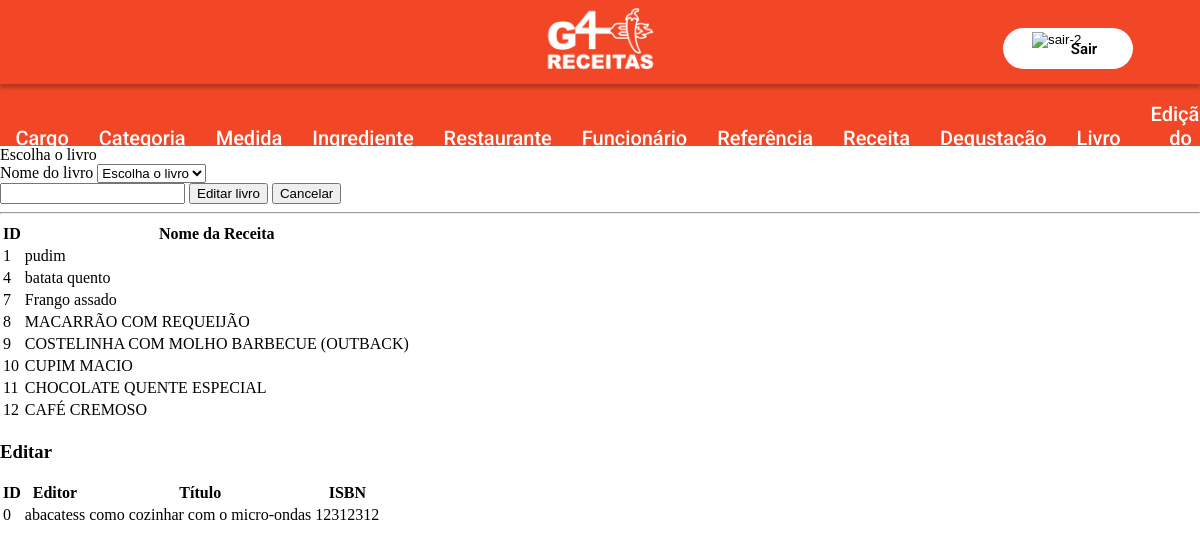
Page /edicao_livro/index.php on the committed database.
### tables this page shows
CREATE TABLE `g4_receita` (
  `id_Receita` int(11) NOT NULL,
  `nome` varchar(45) NOT NULL,
  `data_criacao` date NOT NULL,
  `modo_preparo` varchar(400) NOT NULL,
  `qtde_porcao` decimal(3,1) NOT NULL,
  `id_Categoria` int(11) NOT NULL,
  `id_Funcionario` int(11) NOT NULL
);

CREATE TABLE `g4_livro` (
  `id_Livro` int(11) NOT NULL,
  `titulo` varchar(45) NOT NULL,
  `isbn` int(13) NOT NULL,
  `editor` varchar(45) NOT NULL
);

### edicao_livro/index.php (the view, shortened to what this page needs)
<!DOCTYPE html>
<html lang="pt-br">
<head>
</head>
<?php
include('../model/conexao.php');
include ('../includes/header.php');
if($_SERVER['REQUEST_METHOD'] == 'POST'){
    $id_Livro = filter_input(INPUT_POST,'id_Livro');
    $titulo = filter_input(INPUT_POST,'titulo');
    $editor = filter_input(INPUT_POST,'editor');
    $isbn = filter_input(INPUT_POST,'isbn');
} else if (!isset($id_Livro)){
    $id_Livro = (isset($_GET["id_Livro"]) && $_GET["id_Livro"] != null) ? $_GET["id_Livro"] : "";
}
?>
<body>
    <span>Escolha o livro</span>
    <form action="?act=save" method="POST" name="form" class="" >
        <label for="titulo" >Nome do livro</label>
        <select id="titulo" name="titulo">
            <option>Escolha o livro </option>
        </select>
        <input>
        <button type="submit" class = "">Editar livro</button>
        <button type="reset" class = "">Cancelar</button>
        <hr>
    </form>
    <table>
        <thead>
            <tr>
                <th>ID</th>
                <th>Nome da Receita</th>
            </tr>
        </thead>
        <tbody>
            <?php
                try {
                    $stmt = $conexao->prepare("SELECT id_Receita, nome FROM g4_receita");
                    if ($stmt->execute()) {
                        while ($rs = $stmt->fetch(PDO::FETCH_OBJ)) {
                            echo "<tr>";
                            echo "<td>$rs->id_Receita</td>";
                            echo "<td>$rs->nome</td>";
                        }
                    } else {
                    echo "Erro: Não foi possível recuperar os dados do banco de dados";
                    }
                } catch (PDOException $erro) {
                    echo "Erro: " . $erro->getMessage();
                }
            ?>
        </tbody>
    </table>
    <h3>Editar</h3>
    <table>
        <thead>
            <tr>
                <th>ID</th>
                <th>Editor</th>
                <th>Título</th>
                <th>ISBN</th>
                <th></th>
            </tr>
        </thead>
        <tbody>
            <?php
                try {
                    $stmt = $conexao->prepare("SELECT id_Livro, editor, titulo, isbn FROM g4_livro WHERE id_Livro = :id");
                    $stmt->bindParam(":id", $id_Livro, PDO::PARAM_INT);
                    if ($stmt->execute()) {
                        while ($rs = $stmt->fetch(PDO::FETCH_OBJ)) {
                            echo "<tr>";
                            echo "<td>$rs->id_Livro</td>";
                            echo "<td>$rs->editor</td>";
                            echo "<td>$rs->titulo</td>";
                            echo "<td>$rs->isbn</td>";
                        }
                    } else {
                    echo "Erro: Não foi possível recuperar os dados do banco de dados";
                    }
                } catch (PDOException $erro) {
                    echo "Erro: " . $erro->getMessage();
                }
            ?>
        </tbody>
    </table>
</body>
</html>

### includes/style.css (style rules this page uses)
body { width: auto; margin: 0; }

### rows in the picture
g4_receita: id_Receita "1", nome "pudim"
g4_receita: id_Receita "4", nome "batata quento"
g4_receita: id_Receita "7", nome "Frango assado"
g4_receita: id_Receita "8", nome "MACARRÃO COM REQUEIJÃO"
g4_receita: id_Receita "9", nome "COSTELINHA COM MOLHO BARBECUE (OUTBACK)"
g4_receita: id_Receita "10", nome "CUPIM MACIO"
g4_receita: id_Receita "11", nome "CHOCOLATE QUENTE ESPECIAL"
g4_receita: id_Receita "12", nome "CAFÉ CREMOSO"
g4_livro: id_Livro "0", editor "abacatess", titulo "como cozinhar com o micro-ondas", isbn "12312312"
